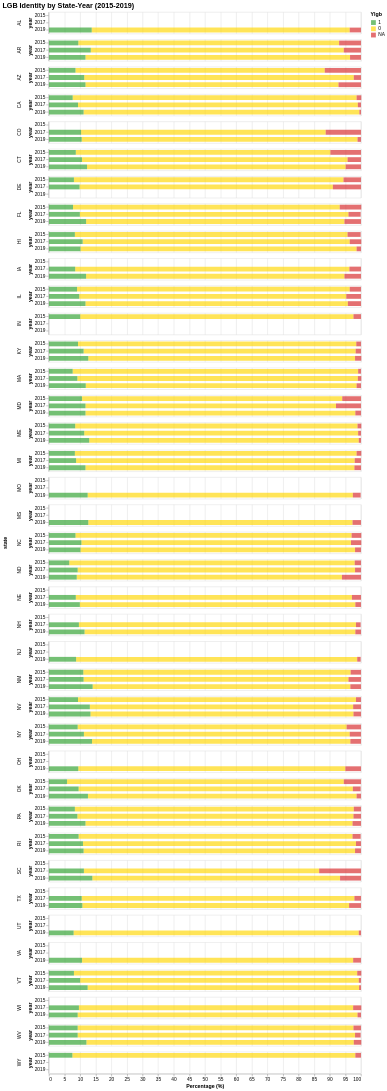

Source (Vega-Lite JSON):
### Vega-Lite specification from a JSON file in a GitHub repository (floating-point values rounded to 4 significant figures; data arrays with more than 128 entries replaced by an {"elided": "..."} marker saying what was removed)
{"config": {"view": {"continuousWidth": 400, "continuousHeight": 300}, "range": {"category": ["#2ca02c", "gold", "#d62728"]}, "title": {"fontSize": 15}}, "data": {"name": "data-fe450a009667e17d1924d833ef49dbb1"}, "mark": {"type": "bar", "opacity": 0.66, "size": 10}, "encoding": {"color": {"field": "Ylgb", "sort": {"field": "order", "order": "ascending"}, "type": "nominal"}, "order": {"field": "order", "type": "nominal"}, "row": {"field": "state", "spacing": 10, "type": "nominal"}, "tooltip": [{"field": "state", "title": "State", "type": "nominal"}, {"field": "year", "title": "Year", "type": "ordinal"}, {"field": "Ylgb", "title": "LGB Identity", "type": "nominal"}, {"field": "percent", "title": "Percent (%)", "type": "quantitative"}], "x": {"aggregate": "sum", "axis": {"title": "Percentage (%)"}, "field": "percent", "scale": {"domainMax": 100}, "type": "quantitative"}, "y": {"field": "year", "type": "ordinal"}}, "height": 45, "selection": {"selector001": {"type": "interval", "bind": "scales", "encodings": ["x", "y"]}}, "title": "LGB Identity by State-Year (2015-2019)", "transform": [{"calculate": "{'1':0, '0':1, 'NA':2}[datum.Ylgb]", "as": "order"}], "width": 650, "$schema": "https://vega.github.io/schema/vega-lite/v4.17.0.json", "datasets": {"data-fe450a009667e17d1924d833ef49dbb1": {"elided": "273 records"}}}
